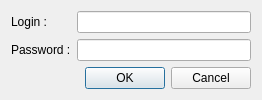
<?xml version="1.0" encoding="UTF-8"?>
<ui version="4.0">
 <class>LoginDialog</class>
 <widget class="QDialog" name="LoginDialog">
  <property name="geometry">
   <rect>
    <x>0</x>
    <y>0</y>
    <width>262</width>
    <height>93</height>
   </rect>
  </property>
  <property name="windowTitle">
   <string>Dialog</string>
  </property>
  <layout class="QGridLayout" name="gridLayout">
   <item row="0" column="0">
    <widget class="QLabel" name="LoginLabel">
     <property name="text">
      <string>Login :</string>
     </property>
    </widget>
   </item>
   <item row="0" column="1">
    <widget class="QLineEdit" name="loginEdit"/>
   </item>
   <item row="1" column="0">
    <widget class="QLabel" name="label">
     <property name="text">
      <string>Password :</string>
     </property>
    </widget>
   </item>
   <item row="1" column="1">
    <widget class="QLineEdit" name="passEdit">
     <property name="echoMode">
      <enum>QLineEdit::Password</enum>
     </property>
    </widget>
   </item>
   <item row="2" column="0" colspan="2">
    <widget class="QDialogButtonBox" name="buttonBox">
     <property name="orientation">
      <enum>Qt::Horizontal</enum>
     </property>
     <property name="standardButtons">
      <set>QDialogButtonBox::Cancel|QDialogButtonBox::Ok</set>
     </property>
    </widget>
   </item>
  </layout>
 </widget>
 <resources/>
 <connections>
  <connection>
   <sender>buttonBox</sender>
   <signal>accepted()</signal>
   <receiver>LoginDialog</receiver>
   <slot>accept()</slot>
   <hints>
    <hint type="sourcelabel">
     <x>248</x>
     <y>254</y>
    </hint>
    <hint type="destinationlabel">
     <x>157</x>
     <y>274</y>
    </hint>
   </hints>
  </connection>
  <connection>
   <sender>buttonBox</sender>
   <signal>rejected()</signal>
   <receiver>LoginDialog</receiver>
   <slot>reject()</slot>
   <hints>
    <hint type="sourcelabel">
     <x>316</x>
     <y>260</y>
    </hint>
    <hint type="destinationlabel">
     <x>286</x>
     <y>274</y>
    </hint>
   </hints>
  </connection>
 </connections>
</ui>
